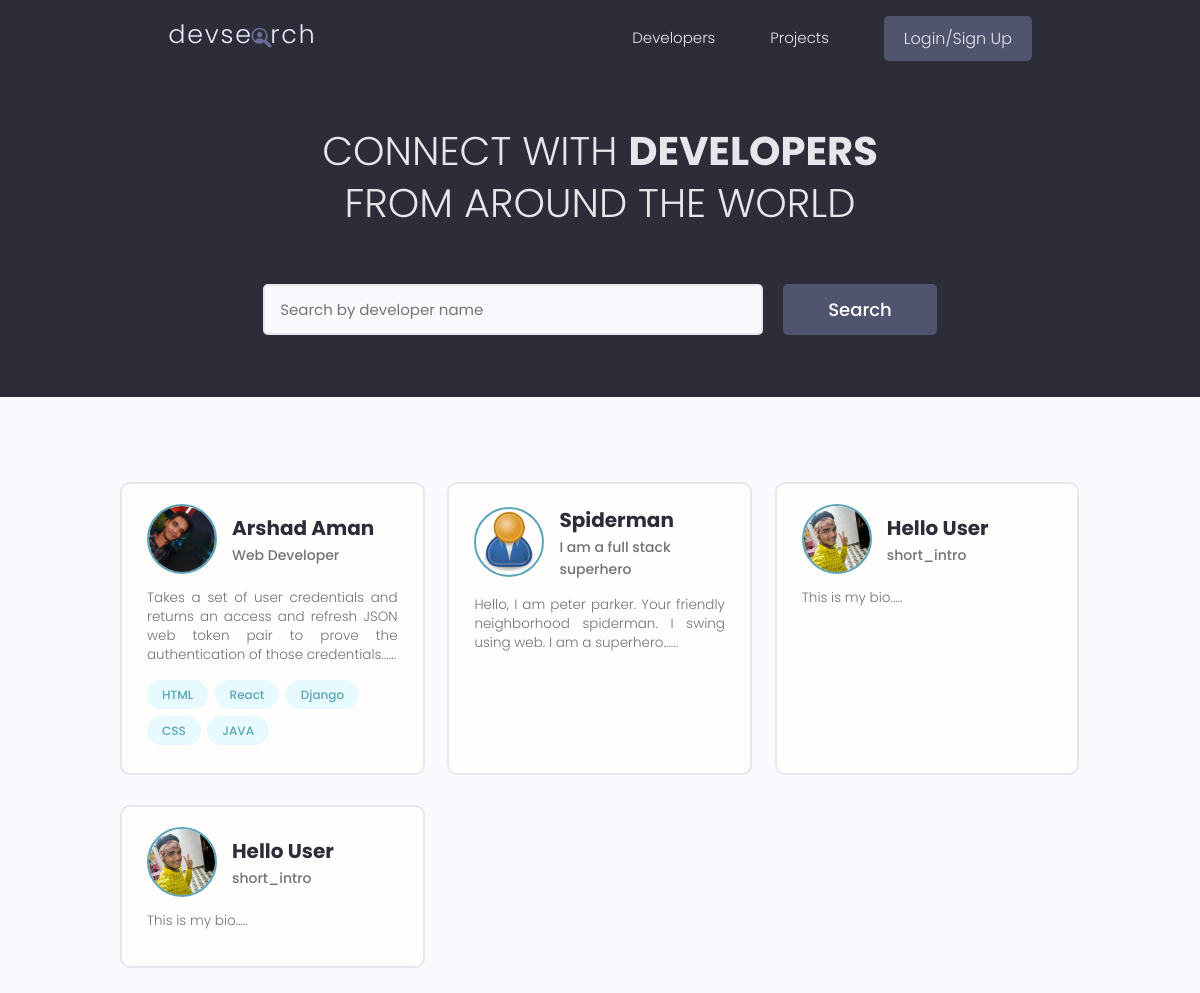
The page / on the database its author committed.
### users/models.py (models this page shows, shortened)
class Profile(models.Model):
    user = models.OneToOneField(User, on_delete=models.CASCADE, null=True, blank=True)
    name = models.CharField(max_length=200, blank=True, null=True)
    username = models.CharField(max_length=200, blank=True, null=True, unique=True)
    location = models.CharField(max_length=200, blank=True, null=True)
    email = models.EmailField(max_length=500, blank=True, null=True)
    short_intro = models.CharField(max_length=200, blank=True, null=True)
    bio = models.TextField(blank=True, null=True)
    profile_image = models.ImageField(blank=True, null=True, upload_to = 'profiles/', default= 'profiles/user-default.png')
    social_github = models.CharField(max_length=200, blank=True, null=True)
    social_twitter = models.CharField(max_length=200, blank=True, null=True)
    social_instagram = models.CharField(max_length=200, blank=True, null=True)
    social_website = models.CharField(max_length=200, blank=True, null=True)
    social_linkedin = models.CharField(max_length=200, blank=True, null=True)
    id = models.UUIDField(default=uuid.uuid4, unique=True, primary_key=True, editable=False)
    created = models.DateTimeField(auto_now_add=True)

class Skill(models.Model):
    owner = models.ForeignKey(Profile, on_delete=models.CASCADE, null=True, blank=True)
    name = models.CharField(max_length=200, null=True, blank=True)
    description = models.TextField(null=True, blank=True)
    created = models.DateTimeField(auto_now_add=True)
    id = models.UUIDField(primary_key=True, unique=True, default=uuid.uuid4, editable=False)
    def __str__(self) -> str:
        return str(self.name)

### users/views.py (the view)
# urls.py: path('', views.profiles, name='profiles'),
def profiles(request):
    profiles, search_query = searchUser(request)
    custom_range, profiles = paginate(request, profiles, 10)
    context = {'profiles': profiles, 'search_query': search_query, 'custom_range':custom_range}
    return render(request, 'users/profiles.html', context)

### projects/utils.py (called while the page is built)
def paginate(request, query_set, results):
    page = request.GET.get('page')
    paginator = Paginator(query_set, results)
    try:
        query_set = paginator.page(page)
    except PageNotAnInteger:
        page = 1
        query_set = paginator.page(page)
    except EmptyPage:
        page = paginator.num_pages
        query_set = paginator.page(page)
    leftRange = int(page) - 4
    if leftRange < 1:
        leftRange = 1
    rightRange = int(page)+5
    if rightRange > paginator.num_pages:
        rightRange = paginator.num_pages+1
    custom_range = range(leftRange, rightRange)
    return custom_range, query_set

### users/utils.py (called while the page is built)
def searchUser(request):
    search_query = ''
    if request.GET.get('search_query'):
        search_query = request.GET.get('search_query')
    skills = Skill.objects.filter(name__icontains = search_query)
    profiles = Profile.objects.distinct().filter(Q(name__icontains=search_query) | Q(short_intro__icontains = search_query) | Q(skill__in = skills))
    return profiles, search_query

### users/templates/users/profiles.html (shortened to what this page needs)
{% extends 'main.html' %}
{% block content %}
  <main class="home">
    <section class="hero-section text-center">
      <div class="container container--narrow">
        <div class="hero-section__box">
          <h2>CONNECT WITH <span>DEVELOPERS</span></h2>
          <h2>FROM AROUND THE WORLD</h2>
        </div>
        <div class="hero-section__search">
          <form class="form" action="{% url 'profiles' %}" method="get" id="searchForm">
            <div class="form__field">
              <input class="input input--text" id="formInput#search" type="text" name="search_query"
                placeholder="Search by developer name" value="{{search_query}}" />
            </div>
            <input class="btn btn--sub btn--lg" type="submit" value="Search" />
          </form>
        </div>
      </div>
    </section>
    <section class="devlist">
      <div class="container">
        <div class="grid grid--three">
          {% if profiles.count == 0 %}
            <h1>Sorry, we dont have that profile in our database</h1>
            {% else %}
            {% for profile in profiles %}
            <div class="column card">
              <div class="dev">
              <a href="{% url 'user-profile' profile.id %}" class="card__body">
                <div class="dev__profile">
                  <img class="avatar avatar--md" src="{{profile.profile_image.url}}" alt="{{profile.username}}" />
                  <div class="dev__meta">
                    <h3>{{profile.name}}</h3>
                    <h5>{{profile.short_intro|slice:"50"}}</h5>
                  </div>
                </div>
                <p class="dev__info">
                  {{profile.bio|slice:"150"}}.....
                </p>
                <div class="dev__skills">
                  {% for skill in profile.skill_set.all|slice:"5" %}
                  <span class="tag tag--pill tag--main">
                    <small>{{skill}}</small>
                  </span>
                  {% endfor %}
                </div>
              </a>
            </div>
          </div>
          {% endfor %}
          {% endif %}
        </div>
      </div>
    </section>
  </main>
{% endblock content %}

### static/style/app.css (style rules this page uses)
:root { --color-sub: #2d2d39; }
.btn--sub { background-color: var(--color-sub-light); }
.card { border: 2px solid var(--color-light); }
img { width: 100%; }
.hero-section { height: 40vh; display: flex; align-items: center; background-color: var(--color-sub); }
.hero-section__box { margin-bottom: 4rem; }
.hero-section__box > h2, .hero-section__box > h2 > span { font-size: 4rem; color: var(--color-light); line-height: 1.3; text-transform: uppercase; }
.hero-section__box > h2 { font-weight: 300; }
.hero-section__box > h2 > span { font-weight: 700; }
.hero-section__search > .form { display: flex; align-items: center; justify-content: center; gap: 2rem; }
.hero-section__search > .form input.input--text { width: 50rem; }
.devlist { margin-top: 8rem; }
.devlist .grid { align-items: stretch; }
.devlist .dev .dev__profile { display: flex; align-items: center; gap: 1.5rem; }
.devlist .dev .dev__meta h3 { color: var(--color-sub); font-size: 2rem; font-weight: 700; }
.devlist .dev .dev__meta h5 { color: var(--color-text); font-size: 1.4rem; font-weight: 500; }
.devlist .dev .dev__info { margin: 1.5rem 0; font-size: 1.35rem; line-height: 1.4; text-align: justify; }

### static/uikit/styles/modules/_variables.css (style rules this page uses)
:root { --color-main: #5aa5b9; --color-main-light: #e6faff; --color-sub: #3f4156; --color-sub-light: #51546e; --color-sub-lighter: #ededfd; --color-text: #737373; --color-gray: #8b8b8b; --color-light: #e5e7eb; --color-light-gray: #767676; --color-bg: #f8fafd; --color-white: #fffefd; --color-white-light: #f3f3f3; --color-success: #359e64; --color-success-bg: #def8e8; --color-error: #fc4b0b; --color-error-bg: #fff2ee; --font-base: 'Poppins', arial, helvetica, 'Segoe UI', roboto, ubuntu, sans-serif; --font-monospace: 'Fira Code', 'Courier New', courier, monospace; --font-regular: 300; --font-medium: 500; --font-bold: 700; --generic-shadow: 1px 1px 5px #00000010; --generic-transition: all 0.3s ease-in-out; }

### static/uikit/styles/modules/_base.css (style rules this page uses)
* { margin: 0; padding: 0; box-sizing: border-box; text-rendering: optimizeLegibility; color: inherit; font-size: inherit; }
html { font-size: 50%; }
@media only screen and (min-width: 480px) { html { font-size: 56.25%; } }
@media only screen and (min-width: 1200px) { html { font-size: 62.5%; } }
body { line-height: 1.6; font-weight: 400; font-size: 1.5rem; color: var(--color-text); background-color: var(--color-bg); min-height: 100vh; }

### static/uikit/styles/modules/_typography.css (style rules this page uses)
* { font-family: var(--font-base); }
h2 { font-size: 3.6rem; font-weight: var(--font-bold); }
h3 { font-size: 3.2rem; font-weight: var(--font-medium); }
h5 { font-size: 2.4rem; font-weight: var(--font-medium); }
h5, h6 { font-weight: var(--font-regular); }
p, span, strong { font-size: 1.6rem; color: var(--color-text); font-weight: var(--font-regular); }
a { padding-bottom: 2px; text-decoration: none; display: inline-block; color: var(--color-main); font-weight: var(--font-medium); }

### static/uikit/styles/modules/_utilities.css (style rules this page uses)
.container { width: 92%; max-width: 165rem; margin: 0 auto; box-sizing: border-box; }
.container--narrow { width: 92%; max-width: 120rem; }
@media screen and (min-width: 1000px) { .container { width: 90%; } }
@media screen and (min-width: 1000px) { .container--narrow { width: 85%; } }
@media screen and (min-width: 1200px) { .container { width: 80%; } }
@media screen and (min-width: 1200px) { .container--narrow { width: 72%; } }
.text-center { text-align: center; }

### static/uikit/styles/modules/_avatar.css (style rules this page uses)
.avatar { border-radius: 50%; border: 2px solid var(--color-main); object-fit: cover; }
.avatar--md { height: 7rem; width: 7rem; }

### static/uikit/styles/modules/_button.css (style rules this page uses)
.btn { display: inline-block; position: relative; cursor: pointer; background-color: var(--color-light); font-weight: var(--font-medium); color: var(--color-sub); text-decoration: none; padding: 1rem 2rem; border-radius: 0.5rem; border: none; width: -webkit-fit-content; width: -moz-fit-content; width: fit-content; height: -webkit-fit-content; height: -moz-fit-content; height: fit-content; font-size: 1.6rem; outline-width: 0; outline-color: transparent; -webkit-backface-visibility: hidden; backface-visibility: hidden; transition: all 0.3s ease-in-out; }
.btn--sub { background-color: var(--color-sub); color: var(--color-white); }
.btn--lg { font-size: 1.8rem; padding: 1.2rem 4.5rem; }

### static/uikit/styles/modules/_card.css (style rules this page uses)
.card { border-radius: 1rem; background-color: var(--color-white); border: 1.5px solid var(--color-light); width: auto; height: auto; margin-top: 0.5rem; margin-bottom: 0.5rem; overflow: hidden; }
.card__body, .card__header { padding: 2rem 2.5rem; }

### rows shown on the page
Profile: profile_image (picture), name "Arshad Aman", short_intro "Web Developer", bio "Takes a set of user credentials and returns an access and refresh JSON web token pair to prove the authentication of those credentials."
Skill: name "HTML"
Skill: name "React"
Skill: name "Django"
Skill: name "CSS"
Skill: name "JAVA"
Profile: profile_image (placeholder picture), name "Spiderman", short_intro "I am a full stack superhero", bio "Hello, I am peter parker. Your friendly neighborhood spiderman. I swing using web. I am a superhero."
Profile: profile_image (picture), name "Hello User", short_intro "short_intro", bio "This is my bio"
Profile: profile_image (picture), name "Hello User", short_intro "short_intro", bio "This is my bio"
